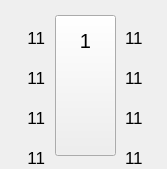
      <widget class="QWidget" name="widget_dispen_1" native="true">
       <property name="geometry">
        <rect>
         <x>5</x>
         <y>7</y>
         <width>167</width>
         <height>169</height>
        </rect>
       </property>
       <property name="minimumSize">
        <size>
         <width>0</width>
         <height>0</height>
        </size>
       </property>
       <property name="font">
        <font>
         <stylestrategy>PreferAntialias</stylestrategy>
        </font>
       </property>
       <widget class="QLabel" name="label_dispen_1">
        <property name="geometry">
         <rect>
          <x>45</x>
          <y>10</y>
          <width>81</width>
          <height>151</height>
         </rect>
        </property>
        <property name="font">
         <font>
          <stylestrategy>PreferAntialias</stylestrategy>
         </font>
        </property>
        <property name="styleSheet">
         <string notr="true">border-image: url(:/picture/jiayouji.png);</string>
        </property>
        <property name="text">
         <string/>
        </property>
       </widget>
       <widget class="QLabel" name="label_gun_1_2">
        <property name="geometry">
         <rect>
          <x>128</x>
          <y>5</y>
          <width>25</width>
          <height>25</height>
         </rect>
        </property>
        <property name="font">
         <font>
          <stylestrategy>PreferAntialias</stylestrategy>
         </font>
        </property>
        <property name="styleSheet">
         <string notr="true">border-image: url(:/picture/gasgun_green_R.png);</string>
        </property>
        <property name="text">
         <string/>
        </property>
       </widget>
       <widget class="QLabel" name="label_gun_1_4">
        <property name="geometry">
         <rect>
          <x>128</x>
          <y>45</y>
          <width>25</width>
          <height>25</height>
         </rect>
        </property>
        <property name="font">
         <font>
          <stylestrategy>PreferAntialias</stylestrategy>
         </font>
        </property>
        <property name="styleSheet">
         <string notr="true">border-image: url(:/picture/gasgun_green_R.png);</string>
        </property>
        <property name="text">
         <string/>
        </property>
       </widget>
       <widget class="QLabel" name="label_gun_1_1">
        <property name="geometry">
         <rect>
          <x>14</x>
          <y>5</y>
          <width>25</width>
          <height>25</height>
         </rect>
        </property>
        <property name="font">
         <font>
          <stylestrategy>PreferAntialias</stylestrategy>
         </font>
        </property>
        <property name="styleSheet">
         <string notr="true">border-image: url(:/picture/gasgun_green_L.png);</string>
        </property>
        <property name="text">
         <string/>
        </property>
       </widget>
       <widget class="QLabel" name="label_gun_1_3">
        <property name="geometry">
         <rect>
          <x>14</x>
          <y>45</y>
          <width>25</width>
          <height>25</height>
         </rect>
        </property>
        <property name="font">
         <font>
          <stylestrategy>PreferAntialias</stylestrategy>
         </font>
        </property>
        <property name="styleSheet">
         <string notr="true">border-image: url(:/picture/gasgun_green_L.png);</string>
        </property>
        <property name="text">
         <string/>
        </property>
       </widget>
       <widget class="QToolButton" name="toolButton_dispen_1">
        <property name="geometry">
         <rect>
          <x>55</x>
          <y>15</y>
          <width>61</width>
          <height>141</height>
         </rect>
        </property>
        <property name="font">
         <font>
          <stylestrategy>PreferAntialias</stylestrategy>
         </font>
        </property>
        <property name="layoutDirection">
         <enum>Qt::LeftToRight</enum>
        </property>
        <property name="styleSheet">
         <string notr="true">border-image: url(:/picture/touming.png);</string>
        </property>
        <property name="text">
         <string/>
        </property>
        <property name="autoRepeatDelay">
         <number>300</number>
        </property>
       </widget>
       <widget class="QLabel" name="label_gun_1_1u">
        <property name="geometry">
         <rect>
          <x>14</x>
          <y>5</y>
          <width>25</width>
          <height>25</height>
         </rect>
        </property>
        <property name="font">
         <font>
          <stylestrategy>PreferAntialias</stylestrategy>
         </font>
        </property>
        <property name="styleSheet">
         <string notr="true">border-image: url(:/picture/gasgun_blue_L.png);</string>
        </property>
        <property name="text">
         <string/>
        </property>
       </widget>
       <widget class="QLabel" name="label_gun_1_3u">
        <property name="geometry">
         <rect>
          <x>14</x>
          <y>45</y>
          <width>25</width>
          <height>25</height>
         </rect>
        </property>
        <property name="font">
         <font>
          <stylestrategy>PreferAntialias</stylestrategy>
         </font>
        </property>
        <property name="styleSheet">
         <string notr="true">border-image: url(:/picture/gasgun_blue_L.png);</string>
        </property>
        <property name="text">
         <string/>
        </property>
       </widget>
       <widget class="QLabel" name="label_gun_1_4u">
        <property name="geometry">
         <rect>
          <x>128</x>
          <y>45</y>
          <width>25</width>
          <height>25</height>
         </rect>
        </property>
        <property name="font">
         <font>
          <stylestrategy>PreferAntialias</stylestrategy>
         </font>
        </property>
        <property name="styleSheet">
         <string notr="true">border-image: url(:/picture/gasgun_blue_R.png);</string>
        </property>
        <property name="text">
         <string/>
        </property>
       </widget>
       <widget class="QLabel" name="label_gun_1_2u">
        <property name="geometry">
         <rect>
          <x>128</x>
          <y>5</y>
          <width>25</width>
          <height>25</height>
         </rect>
        </property>
        <property name="font">
         <font>
          <stylestrategy>PreferAntialias</stylestrategy>
         </font>
        </property>
        <property name="styleSheet">
         <string notr="true">border-image: url(:/picture/gasgun_blue_R.png);</string>
        </property>
        <property name="text">
         <string/>
        </property>
       </widget>
       <widget class="QLabel" name="label_gun_1_5">
        <property name="geometry">
         <rect>
          <x>14</x>
          <y>85</y>
          <width>25</width>
          <height>25</height>
         </rect>
        </property>
        <property name="font">
         <font>
          <stylestrategy>PreferAntialias</stylestrategy>
         </font>
        </property>
        <property name="styleSheet">
         <string notr="true">border-image: url(:/picture/gasgun_green_L.png);</string>
        </property>
        <property name="text">
         <string/>
        </property>
       </widget>
       <widget class="QLabel" name="label_gun_1_6">
        <property name="geometry">
         <rect>
          <x>128</x>
          <y>85</y>
          <width>25</width>
          <height>25</height>
         </rect>
        </property>
        <property name="font">
         <font>
          <stylestrategy>PreferAntialias</stylestrategy>
         </font>
        </property>
        <property name="styleSheet">
         <string notr="true">border-image: url(:/picture/gasgun_green_R.png);</string>
        </property>
        <property name="text">
         <string/>
        </property>
       </widget>
       <widget class="QLabel" name="label_gun_1_5u">
        <property name="geometry">
         <rect>
          <x>14</x>
          <y>85</y>
          <width>25</width>
          <height>25</height>
         </rect>
        </property>
        <property name="font">
         <font>
          <stylestrategy>PreferAntialias</stylestrategy>
         </font>
        </property>
        <property name="styleSheet">
         <string notr="true">border-image: url(:/picture/gasgun_blue_L.png);</string>
        </property>
        <property name="text">
         <string/>
        </property>
       </widget>
       <widget class="QLabel" name="label_gun_1_6u">
        <property name="geometry">
         <rect>
          <x>128</x>
          <y>85</y>
          <width>25</width>
          <height>25</height>
         </rect>
        </property>
        <property name="font">
         <font>
          <stylestrategy>PreferAntialias</stylestrategy>
         </font>
        </property>
        <property name="styleSheet">
         <string notr="true">border-image: url(:/picture/gasgun_blue_R.png);</string>
        </property>
        <property name="text">
         <string/>
        </property>
       </widget>
       <widget class="QLabel" name="label_map_0">
        <property name="geometry">
         <rect>
          <x>10</x>
          <y>28</y>
          <width>35</width>
          <height>19</height>
         </rect>
        </property>
        <property name="font">
         <font>
          <pointsize>13</pointsize>
          <stylestrategy>PreferAntialias</stylestrategy>
         </font>
        </property>
        <property name="text">
         <string>11</string>
        </property>
        <property name="alignment">
         <set>Qt::AlignRight|Qt::AlignTrailing|Qt::AlignVCenter</set>
        </property>
       </widget>
       <widget class="QLabel" name="label_map_1">
        <property name="geometry">
         <rect>
          <x>125</x>
          <y>28</y>
          <width>35</width>
          <height>19</height>
         </rect>
        </property>
        <property name="font">
         <font>
          <pointsize>13</pointsize>
          <stylestrategy>PreferAntialias</stylestrategy>
         </font>
        </property>
        <property name="text">
         <string>11</string>
        </property>
       </widget>
       <widget class="QLabel" name="label_map_2">
        <property name="geometry">
         <rect>
          <x>10</x>
          <y>68</y>
          <width>35</width>
          <height>19</height>
         </rect>
        </property>
        <property name="font">
         <font>
          <pointsize>13</pointsize>
          <stylestrategy>PreferAntialias</stylestrategy>
         </font>
        </property>
        <property name="text">
         <string>11</string>
        </property>
        <property name="alignment">
         <set>Qt::AlignRight|Qt::AlignTrailing|Qt::AlignVCenter</set>
        </property>
       </widget>
       <widget class="QLabel" name="label_map_3">
        <property name="geometry">
         <rect>
          <x>125</x>
          <y>68</y>
          <width>35</width>
          <height>19</height>
         </rect>
        </property>
        <property name="font">
         <font>
          <pointsize>13</pointsize>
          <stylestrategy>PreferAntialias</stylestrategy>
         </font>
        </property>
        <property name="text">
         <string>11</string>
        </property>
       </widget>
       <widget class="QLabel" name="label_map_4">
        <property name="geometry">
         <rect>
          <x>10</x>
          <y>108</y>
          <width>35</width>
          <height>19</height>
         </rect>
        </property>
        <property name="font">
         <font>
          <pointsize>13</pointsize>
          <stylestrategy>PreferAntialias</stylestrategy>
         </font>
        </property>
        <property name="text">
         <string>11</string>
        </property>
        <property name="alignment">
         <set>Qt::AlignRight|Qt::AlignTrailing|Qt::AlignVCenter</set>
        </property>
       </widget>
       <widget class="QLabel" name="label_map_5">
        <property name="geometry">
         <rect>
          <x>125</x>
          <y>108</y>
          <width>35</width>
          <height>19</height>
         </rect>
        </property>
        <property name="font">
         <font>
          <pointsize>13</pointsize>
          <stylestrategy>PreferAntialias</stylestrategy>
         </font>
        </property>
        <property name="text">
         <string>11</string>
        </property>
       </widget>
       <widget class="QLabel" name="label_gun_1_7u">
        <property name="geometry">
         <rect>
          <x>14</x>
          <y>125</y>
          <width>25</width>
          <height>25</height>
         </rect>
        </property>
        <property name="font">
         <font>
          <stylestrategy>PreferAntialias</stylestrategy>
         </font>
        </property>
        <property name="styleSheet">
         <string notr="true">border-image: url(:/picture/gasgun_blue_L.png);</string>
        </property>
        <property name="text">
         <string/>
        </property>
       </widget>
       <widget class="QLabel" name="label_gun_1_8u">
        <property name="geometry">
         <rect>
          <x>128</x>
          <y>125</y>
          <width>25</width>
          <height>25</height>
         </rect>
        </property>
        <property name="font">
         <font>
          <stylestrategy>PreferAntialias</stylestrategy>
         </font>
        </property>
        <property name="styleSheet">
         <string notr="true">border-image: url(:/picture/gasgun_blue_R.png);</string>
        </property>
        <property name="text">
         <string/>
        </property>
       </widget>
       <widget class="QLabel" name="label_gun_1_7">
        <property name="geometry">
         <rect>
          <x>14</x>
          <y>125</y>
          <width>25</width>
          <height>25</height>
         </rect>
        </property>
        <property name="font">
         <font>
          <stylestrategy>PreferAntialias</stylestrategy>
         </font>
        </property>
        <property name="styleSheet">
         <string notr="true">border-image: url(:/picture/gasgun_green_L.png);</string>
        </property>
        <property name="text">
         <string/>
        </property>
       </widget>
       <widget class="QLabel" name="label_gun_1_8">
        <property name="geometry">
         <rect>
          <x>128</x>
          <y>125</y>
          <width>25</width>
          <height>25</height>
         </rect>
        </property>
        <property name="font">
         <font>
          <stylestrategy>PreferAntialias</stylestrategy>
         </font>
        </property>
        <property name="styleSheet">
         <string notr="true">border-image: url(:/picture/gasgun_green_R.png);</string>
        </property>
        <property name="text">
         <string/>
        </property>
       </widget>
       <widget class="QLabel" name="label_map_6">
        <property name="geometry">
         <rect>
          <x>10</x>
          <y>148</y>
          <width>35</width>
          <height>19</height>
         </rect>
        </property>
        <property name="font">
         <font>
          <pointsize>13</pointsize>
          <stylestrategy>PreferAntialias</stylestrategy>
         </font>
        </property>
        <property name="text">
         <string>11</string>
        </property>
        <property name="alignment">
         <set>Qt::AlignRight|Qt::AlignTrailing|Qt::AlignVCenter</set>
        </property>
       </widget>
       <widget class="QLabel" name="label_map_7">
        <property name="geometry">
         <rect>
          <x>125</x>
          <y>148</y>
          <width>35</width>
          <height>19</height>
         </rect>
        </property>
        <property name="font">
         <font>
          <pointsize>13</pointsize>
          <stylestrategy>PreferAntialias</stylestrategy>
         </font>
        </property>
        <property name="text">
         <string>11</string>
        </property>
       </widget>
       <widget class="QLabel" name="label_79">
        <property name="geometry">
         <rect>
          <x>75</x>
          <y>30</y>
          <width>21</width>
          <height>21</height>
         </rect>
        </property>
        <property name="font">
         <font>
          <pointsize>15</pointsize>
          <weight>50</weight>
          <bold>false</bold>
          <stylestrategy>PreferAntialias</stylestrategy>
         </font>
        </property>
        <property name="layoutDirection">
         <enum>Qt::RightToLeft</enum>
        </property>
        <property name="text">
         <string>1</string>
        </property>
        <property name="alignment">
         <set>Qt::AlignCenter</set>
        </property>
       </widget>
       <zorder>label_dispen_1</zorder>
       <zorder>label_gun_1_2</zorder>
       <zorder>label_gun_1_4</zorder>
       <zorder>label_gun_1_1</zorder>
       <zorder>label_gun_1_3</zorder>
       <zorder>toolButton_dispen_1</zorder>
       <zorder>label_gun_1_1u</zorder>
       <zorder>label_gun_1_3u</zorder>
       <zorder>label_gun_1_4u</zorder>
       <zorder>label_gun_1_2u</zorder>
       <zorder>label_gun_1_5</zorder>
       <zorder>label_gun_1_6</zorder>
       <zorder>label_gun_1_5u</zorder>
       <zorder>label_gun_1_6u</zorder>
       <zorder>label_map_0</zorder>
       <zorder>label_map_1</zorder>
       <zorder>label_map_2</zorder>
       <zorder>label_map_3</zorder>
       <zorder>label_map_4</zorder>
       <zorder>label_map_5</zorder>
       <zorder>label_gun_1_7</zorder>
       <zorder>label_gun_1_8</zorder>
       <zorder>label_gun_1_7u</zorder>
       <zorder>label_gun_1_8u</zorder>
       <zorder>label_map_6</zorder>
       <zorder>label_map_7</zorder>
       <zorder>label_79</zorder>
      </widget>
